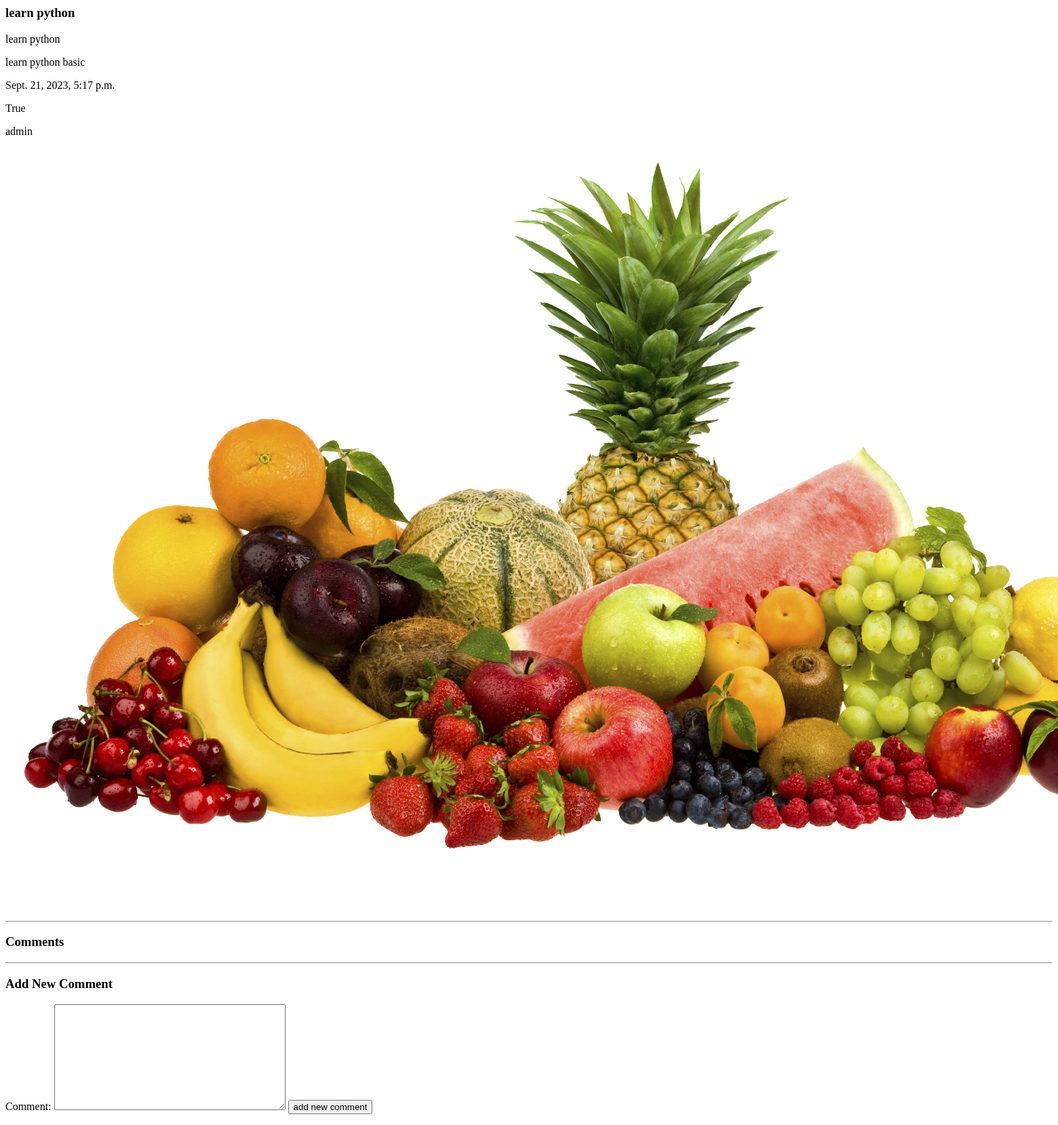
Before: /blog/1 with the older database file.
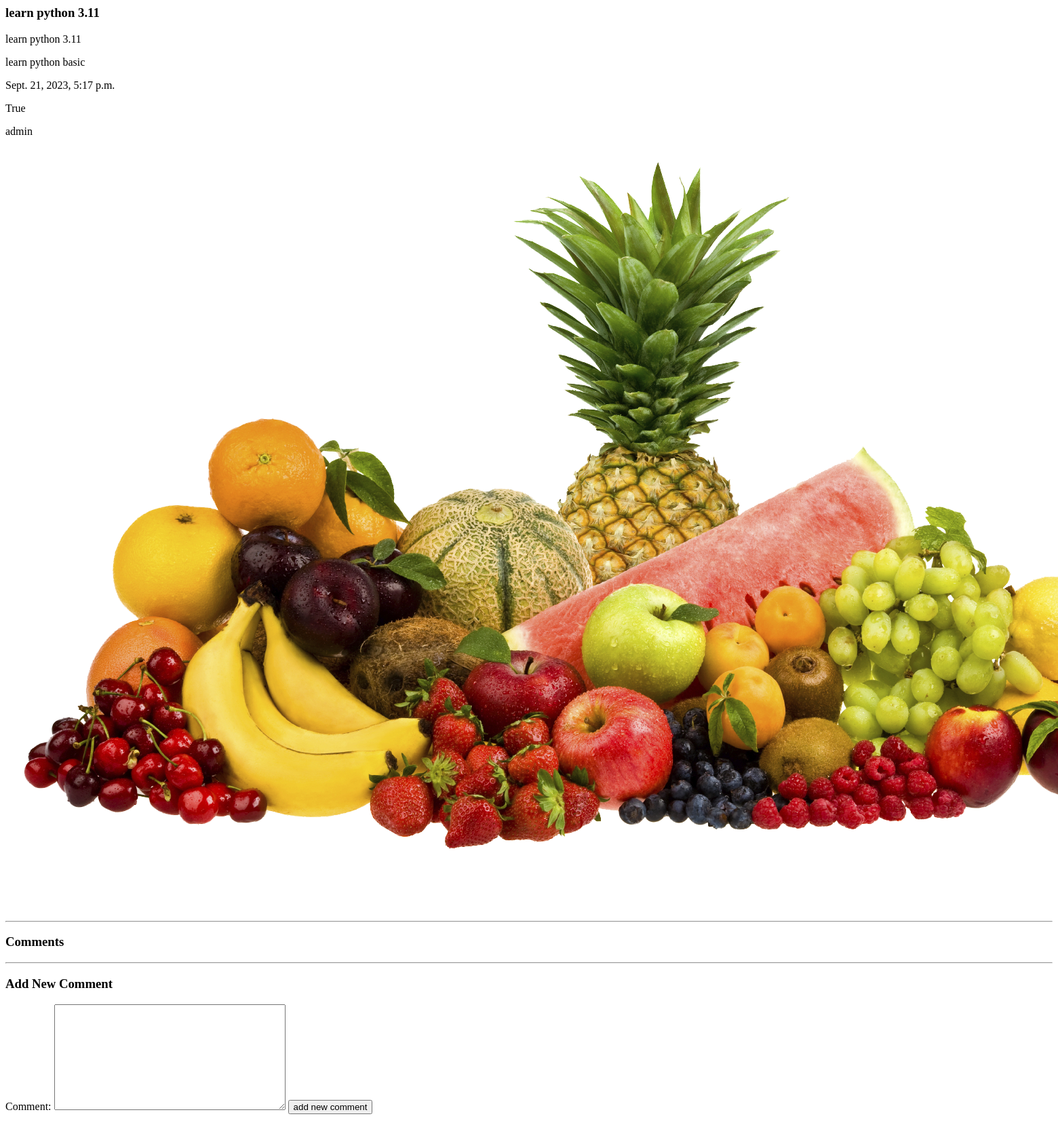
After: the same page with the newer database file.
### blog/models.py (models this page shows)
class Post(models.Model):
    title = models.CharField(max_length=100)
    content = models.TextField(max_length=30000)
    create_date = models.DateTimeField(default=timezone.now)
    draft = models.BooleanField(default=True)
    tags = TaggableManager()
    author = models.ForeignKey(User,on_delete=models.SET_NULL,null=True,blank=True,related_name='post_user')
    image = models.ImageField(upload_to='posts')
    def __str__(self):
        return self.title

### blog/views.py (the view)
# urls.py: path('blog/<int:pk>' , post_detail),
def post_detail(request,pk):
    data = Post.objects.get(id=pk)
    post_comments = Comment.objects.filter(post=data)
    if request.method == 'POST':
        form = CommentForm(request.POST)
        if form.is_valid():
            myform = form.save(commit=False)
            myform.user = request.user
            myform.post = data
            myform.save()
    else:
        form = CommentForm()
    return render(request,'blog/post_detail.html',{'post':data , 'form':form , 'post_comments':post_comments})

### blog/forms.py
class CommentForm(forms.ModelForm):
    class Meta:
        model = Comment
        fields = ['comment']

### blog/templates/blog/post_detail.html (shortened to what this page needs)
<h3>{{post}}</h3>
<p> {{post.title}}</p>
<p> {{post.content}}</p>
<p> {{post.create_date}}</p>
<p> {{post.draft}}</p>
<p> {{post.author}}</p>
<img src="{{post.image.url}}" alt="">
<hr>
<h3> Comments </h3>
<hr>
<h3> Add New Comment </h3>
<form method="POSt">
    {{form}}
    <input type="submit" value="add new comment">
</form>

Changed rows visible on the page:
changed Post "learn python basic": title "learn python" → "learn python 3.11"
